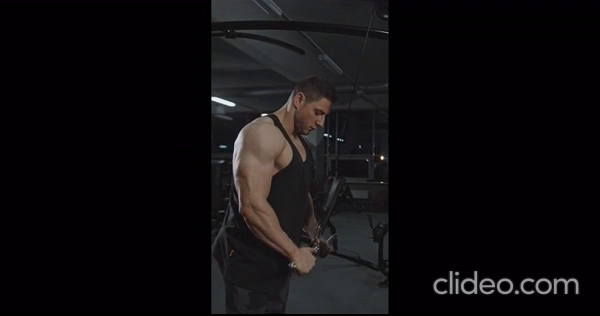
#> input picture frame 57 of AI_trainer/curls3.mp4, 600 x 316 px
$ jupyter execute --allow-errors AI_TRAINER.ipynb
#> lines starting #> are read from the running program, lines starting #| are printed output that depends on the picture
### poseemodulee.py
# [55 lines of commented-out code are left out]


import cv2
import mediapipe as mp
import time
import math

class poseDetector():
    def __init__(self):
        self.mpDraw = mp.solutions.drawing_utils
        self.mpPose = mp.solutions.pose
        self.pose = self.mpPose.Pose()

    # [77 lines left out: functions findPose, findPosition, findAngle, main, not called in this run]

# [2 lines that do not run on import are left out]

### AI_TRAINER.ipynb
[cell 1]
import cv2
import numpy as np
import time
import poseemodulee as pm

[cell 2]
cap = cv2.VideoCapture("AI_trainer/curls3.mp4")
# img = cv2.imread("dada/AI_trainer/curls7.jpg")
#> (the rest of this cell did not finish here and is left out)

[cell 3]
while True:
    success, img = cap.read()
#> img is the input picture: shape (316, 600, 3); mean B, G, R 15.4, 13.3, 15.5
    if not success:
        break

    img = cv2.resize(img, (1280,720))
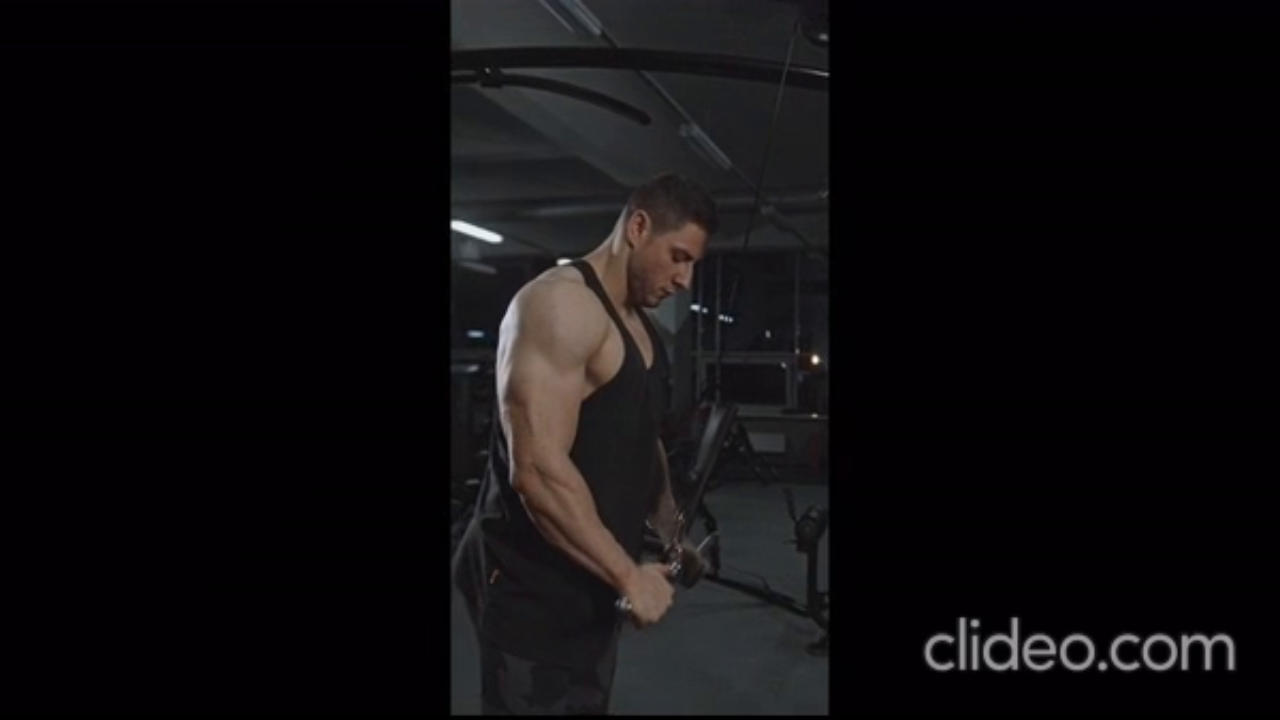
#> img: shape (720, 1280, 3); mean B, G, R 15.3, 13.2, 15.4

    # cv2.imshow("Image", img)

    # if cv2.waitKey(1) & 0xFF == ord('q'):
    #     break


$ run again, starting later in the video
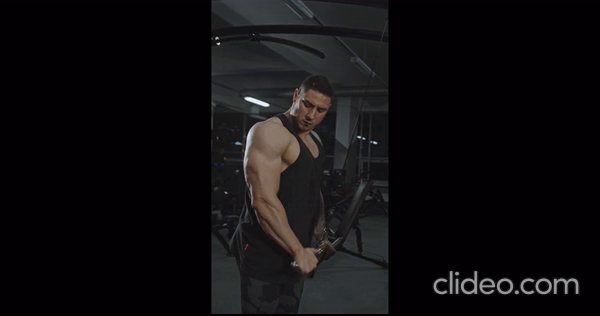
#> input picture frame 257 of AI_trainer/curls3.mp4, 600 x 316 px
#> img is the input picture: shape (316, 600, 3); mean B, G, R 15.6, 13.6, 15.4
#> `img = cv2.resize(img, (1280,720))`:
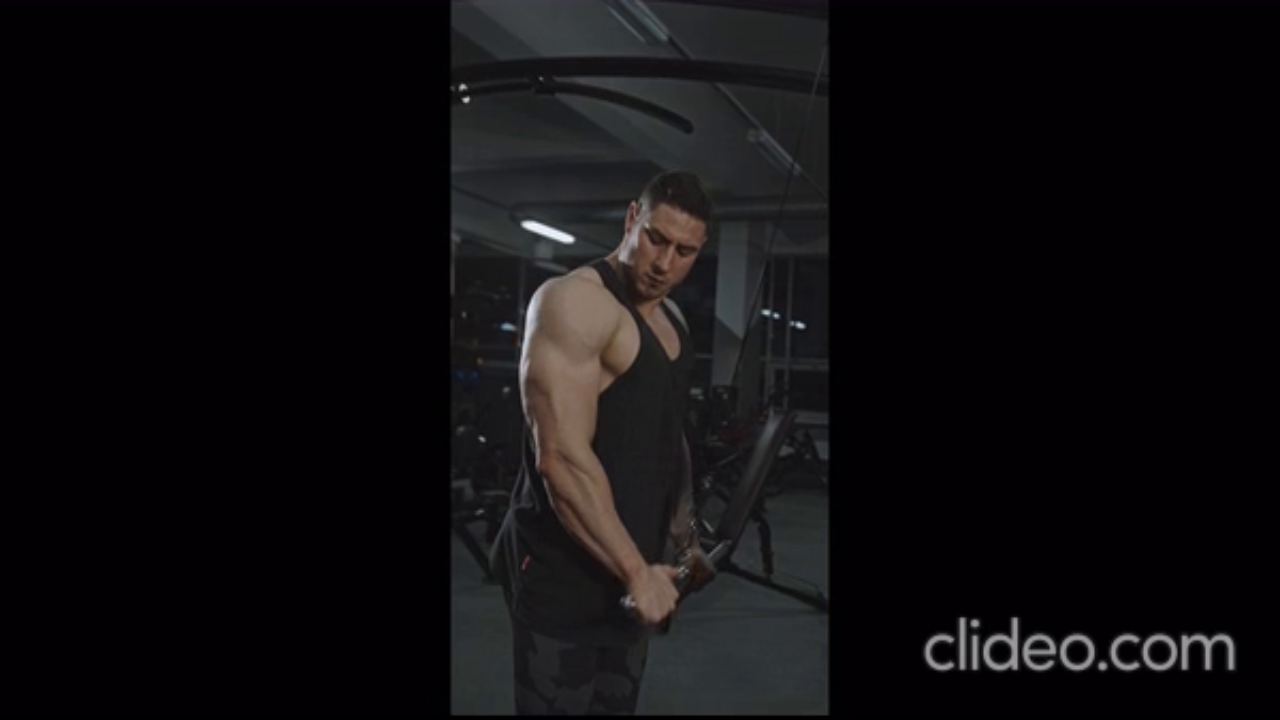
#> img: shape (720, 1280, 3); mean B, G, R 15.5, 13.5, 15.4

$ run again, starting later in the video
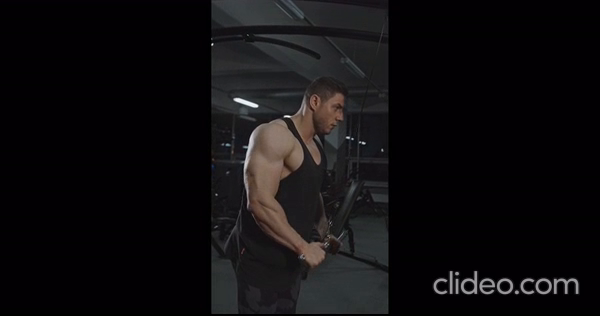
#> input picture frame 457 of AI_trainer/curls3.mp4, 600 x 316 px
#> img is the input picture: shape (316, 600, 3); mean B, G, R 15.6, 13.6, 15.6
#> `img = cv2.resize(img, (1280,720))`:
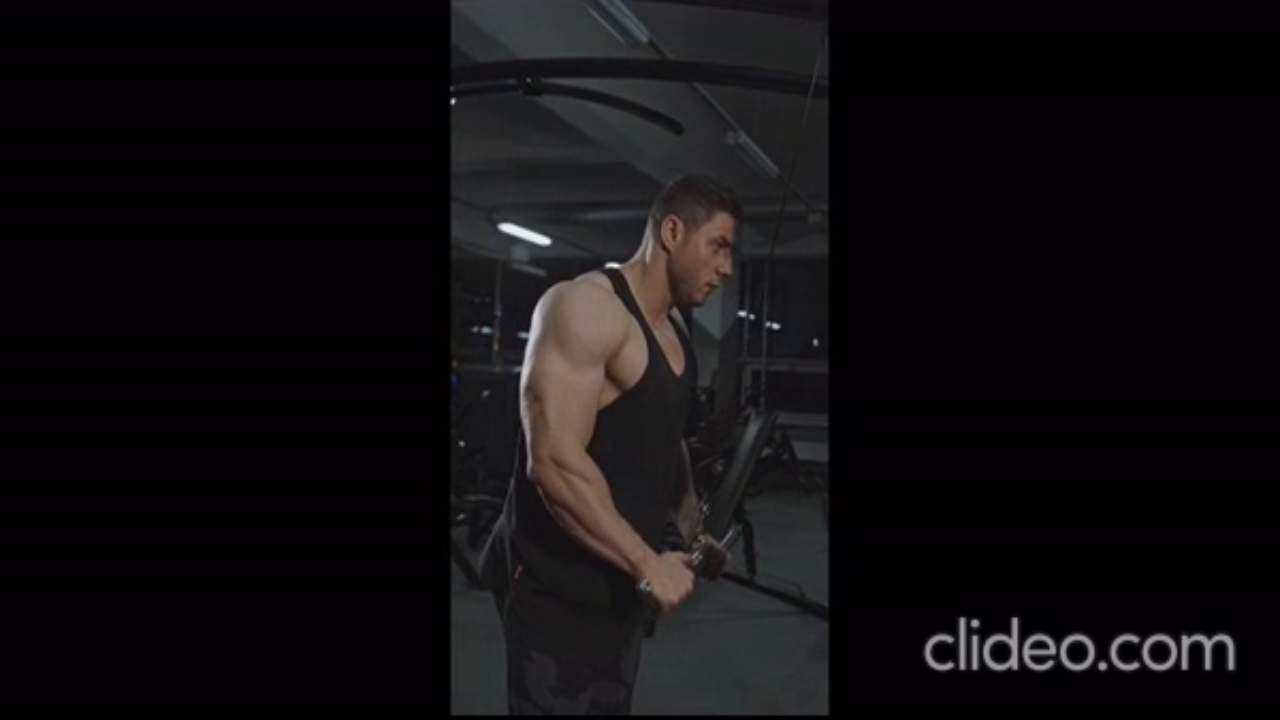
#> img: shape (720, 1280, 3); mean B, G, R 15.6, 13.6, 15.6
